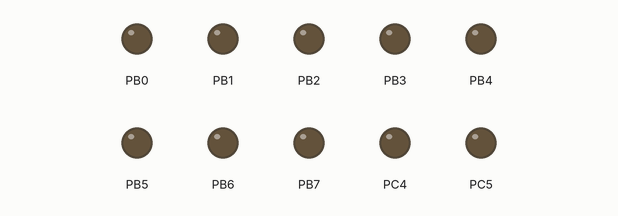
The program below on a simulated ATmega328P, built with avr-gcc and emulated at 8 MHz. Shown: output pins drawn as LEDs (lit = HIGH).

Above: at 0.1 s.
At 5.1 s:
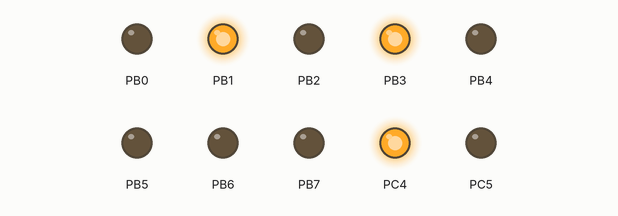
At 10.1 s:
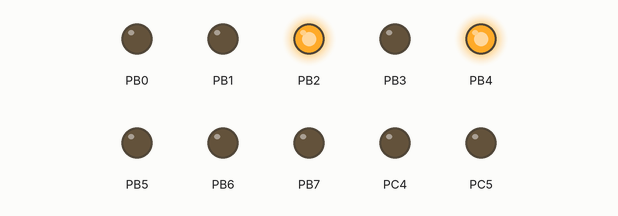
At 20.1 s:
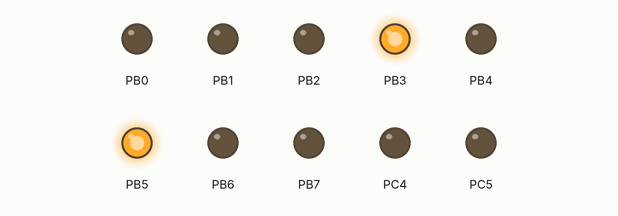
At 30.1 s:
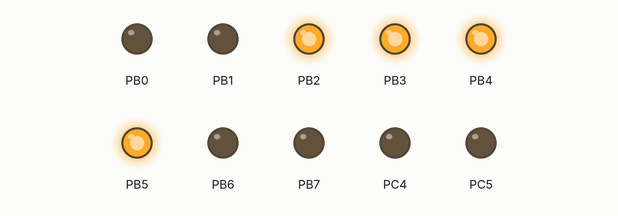
At 39.75 s:
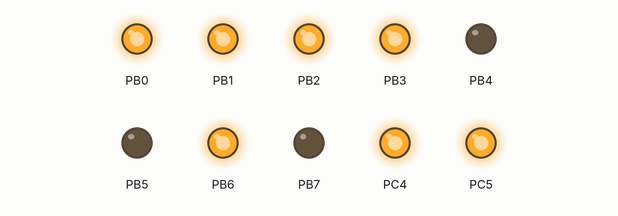
Timing chart, 0 to 40.0 s (numbered marks = the images above):
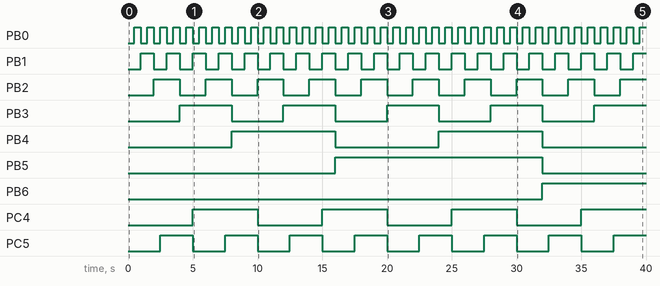

Measured:
- by itself, PB0: alternates HIGH for 0.50 s and LOW for 0.50 s
- by itself, PB1: alternates HIGH for 1.0 s and LOW for 1.0 s
- by itself, PB2: alternates HIGH for 2.0 s and LOW for 2.0 s
- by itself, PB3: alternates HIGH for 4.0 s and LOW for 4.0 s
- by itself, PB4: alternates HIGH for 8.0 s and LOW for 8.0 s
- by itself, PB5: LOW → HIGH at 16.0 s, → LOW 16.0 s later
- by itself, PB6: LOW → HIGH at 32.0 s
- by itself, PC4: alternates HIGH for 5.0 s and LOW for 5.0 s

The program:

main.c
```c
/*
 * DA2T3_C.c
 *
 * Created: 3/13/2016 18:31:02
 * Author : Martin
 */

#define F_CPU 8000000UL //XTAL = 8 MHz
#include <avr/io.h>
#include <util/delay.h>

int main(void)
{
	unsigned char x = 1<<DDC0;		// waveform var
	unsigned char counter = 0;		// counter to output
	// I decided to use pinC 4 and 5 instead since pin 6 is used for reset.
	DDRC = (1<<DDC4) | (1<<DDC5);
	DDRB = 0xFF;					// set PORTB as output
	PORTB = counter;				// output the count to PORTB
	while (1)
	{
		_delay_ms(250);			// delay for 0.25 s
		x ^= 1<<PORTC0;			// toggle x
		if (x == 1) {			// if x is on rising edge,
			PORTB = ++counter;	// increment count.
			if (counter % 5 == 0) {	// if counter is div by 5,
				PORTC ^= (1<<PINC5);	// Toggle pinC5
				if (counter % 10 == 0)	// if also div by 10,
					PORTC ^= (1<<PINC4);	// toggle pinC4
			}
		} // end if(x == 1)
	} // end while
}
```
